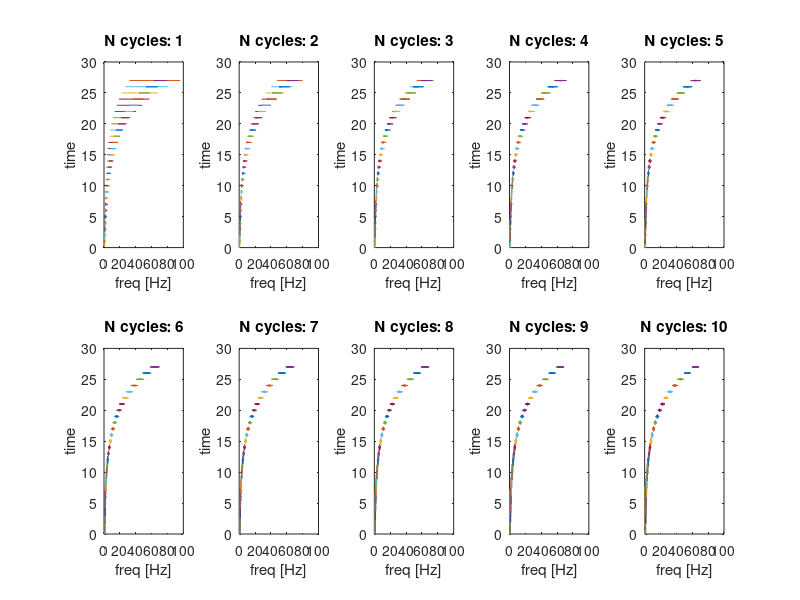

The MATLAB source for this figure:
%% goal is to understand the constant relative bandwidth and the importance of number of cycles in wavelet definitions
figure

omega_0=2.^(-0.5:0.25:6);
N_cycles=1:10;
for curr_n=1:length(N_cycles)
    delta_omega=omega_0./N_cycles(curr_n);
    h(curr_n)=subplot(2,5,curr_n);
    for curr_freq=1:length(omega_0)
        curr_f=omega_0(curr_freq);
        sigma_t=N_cycles(curr_n)/(2*pi*curr_f);
        start_f=curr_f-delta_omega(curr_freq)/2;
        stop_f=curr_f+delta_omega(curr_freq)/2;
        start_t=-3*sigma_t;
        stop_t=3*sigma_t;
        plot([start_f stop_f],[0 0]+curr_freq)
        hold on
        plot([curr_f curr_f],[start_t stop_t]+curr_freq)
        
        t_range=linspace(start_t,stop_t,100);
%         cosine_t_range=cos(2*pi*curr_f*t_range);
        cosine_t_range=exp(2*1i*pi*curr_f*t_range);
        %         sinwave1 = esinwave1 = exp(2*1i*pi*freq1*time);
        A = (sigma_t*sqrt(pi)).^(-0.5);
        %
        gauswin1 = A.*exp( -t_range.^2 / (2* (N_cycles(curr_n)/(2*pi*curr_f))^2 ) );
%         plot(sine_t_range+curr_f,t_range+curr_freq)
        plot(gauswin1.*(real(cosine_t_range))+curr_f,t_range+curr_freq)
    end
    xlabel('freq [Hz]')
    ylabel('time')
    title(['N cycles: ' num2str(curr_n)])
end
linkaxes(h,'xy')